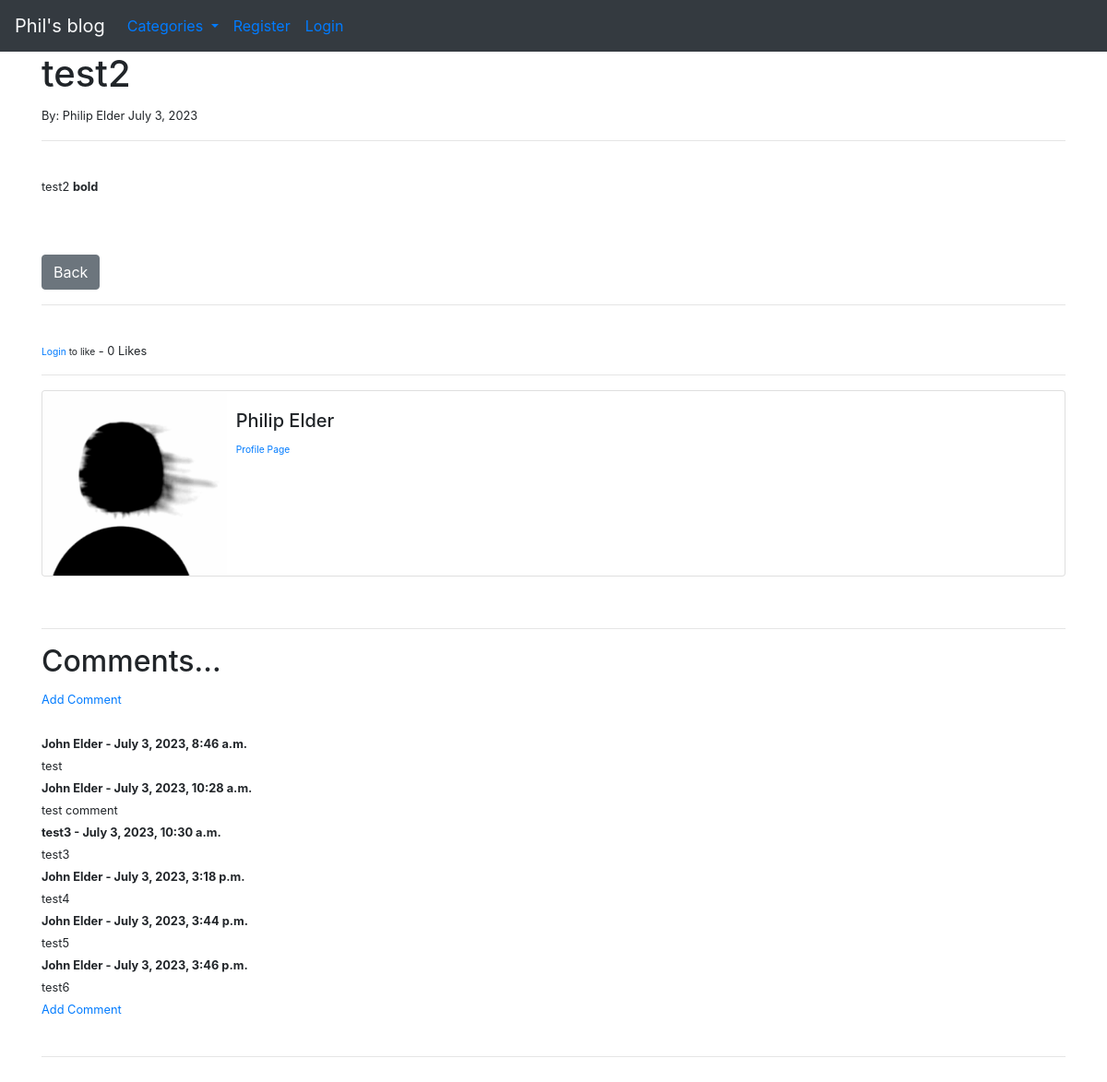
Page /article/22 on the committed database.
### theblog/models.py (models this page shows, shortened)
class Post(models.Model):
	title = models.CharField(max_length=255)
	header_image = models.ImageField(null=True, blank=True, upload_to="theblog_images/")
	title_tag = models.CharField(max_length=255, default="Here write default")
	author = models.ForeignKey(User, on_delete=models.CASCADE)
	body = RichTextField(blank=True, null=True)
	post_date = models.DateField(auto_now_add=True)   # Auto date of adding data. You need import this
	category = models.CharField(max_length=255, default='coding')
	snippet = models.CharField(max_length=255)
	likes = models.ManyToManyField(User, related_name='blog_posts')
	def total_likes(self):
		return self.likes.count()
	class Meta:
		ordering = ['-id', 'title']

class Comment(models.Model):
	post = models.ForeignKey(Post, related_name="comments", on_delete=models.CASCADE)
	name = models.CharField(max_length=255)
	body = models.TextField()
	date_added = models.DateTimeField(auto_now_add=True)

### theblog/views.py (the view)
# urls.py: path('article/<int:pk>', ArticleDetailView.as_view(), name='article-detail'),
class ArticleDetailView(DetailView):
	model = Post
	template_name = 'article_details.html'
	def get_context_data(self, *args, **kwargs):
		cat_menu = Category.objects.all()
		context = super(ArticleDetailView, self).get_context_data(*args, **kwargs)
		stuff = get_object_or_404(Post, id=self.kwargs['pk'])
		total_likes = stuff.total_likes()
		liked = False
		if stuff.likes.filter(id=self.request.user.id):
			liked = True
		context["cat_menu"] = cat_menu
		context["total_likes"] = total_likes
		context["liked"] = liked
		return context

### theblog/models.py (called while the page is built)
	def __str__(self):
		return self.name

### theblog/templates/article_details.html (shortened to what this page needs)
{% extends 'base.html' %}
{% load static %}
      {% block content %}
	<h1>{{ post.title }}</h1>
    <small>By: {{ post.author.first_name }} {{ post.author.last_name }}
        {{ post.post_date }}
    <hr>
    <br>
    {{ post.body|safe }}
    <br><br>
    <a href="{% url 'theblog_home' %}" class="btn btn-secondary">Back</a>
    <br><hr><br>
    <form action="{% url 'like_post' post.pk %}" method="POST">
{% if user.is_authenticated %}
    {% if user.id == post.author.id %}
        <b>You can't like your post</b>
        {% else %}
            {%if liked %}
            <button type="submit", name="post_id", value="{{ post.id }}", class="btn btn-danger btn-sm">Unlike</button>
            {% else %}
            <button type="submit", name="post_id", value="{{ post.id }}", class="btn btn-primary btn-sm">Like</button>
            {% endif %}
    {% endif %}
{% else %}
<small><a href="{% url 'login' %}">Login</a> to like</small>
{% endif %}
             - {{ total_likes }} Likes
    </form>
<hr>
<div class="card mb-3">
  <div class="row g-0">
    <div class="col-md-2">
      {% if post.author.profile.profile_pic %}
        <img src="{{ post.author.profile.profile_pic.url }}" width="200" class="rounded mx-auto d-block">
      {% else %}
        <img src="{% static 'theblog/images/default_profile_pic.jpeg' %}" width="200" class="rounded mx-auto d-block">
      {% endif %}
    </div>
    <div class="col-md-10">
      <div class="card-body">
        <h5 class="card-title">{{ post.author.first_name }} {{ post.author.last_name }}</h5>
          <p class="small text-muted">
          <a href="#">Profile Page</a>
</p>
      </div>
    </div>
  </div>
</div>
<br><hr>
<h2>Comments...</h2>
{% if not post.comments.all %}
	No Comments Yet... <a href="{% url 'add_comment' post.pk %}">Add One</a>
{% else %}
<a href="{% url 'add_comment' post.pk %}">Add Comment</a>
<br/><br/>
	{% for comment in post.comments.all %}
		<strong>
			{{ comment.name }} -
			{{ comment.date_added }}
		</strong>
		<br/>
		{{ comment.body }}
<br>
	{% endfor %}
<a href="{% url 'add_comment' post.pk %}">Add Comment</a>
{% endif %}
<br/><br/><hr>
		<br/><br/>
            {% endblock %}

### theblog/templates/base.html (shortened to what this page needs)
{% load static %}
<!doctype html>
<html lang="en">
  <head>
    <link rel="stylesheet" href="https://cdn.jsdelivr.net/npm/bootstrap@4.4.1/dist/css/bootstrap.min.css">
</head>
  <body>
<nav class="navbar navbar-expand-lg bg-dark">
  <a class="navbar-brand text-light" href="{% url 'theblog_home' %}">Phil's blog</a>
    <div class="navbar-nav mr-auto">
        {% if cat_menu %}
              <li class="nav-item dropdown">
        <a class="nav-link dropdown-toggle" href="#" id="navbarDropdown" role="button" data-toggle="dropdown" aria-haspopup="true" aria-expanded="false">
          Categories
        </a>
      </li>
        {% else %}
                <li class="nav-item">
            <a class="nav-link" href="{% url 'category-list' %}">Categories</a>
                </li>
        {% endif %}
              {% if user.is_authenticated %}
                <li class="nav-item">
            <a class="nav-link" href="{% url 'add_post' %}">Add post</a>
                </li>
                <li class="nav-item">
            <a class="nav-link" href="{% url 'add_category' %}">Add category</a>
                </li>
                <li class="nav-item dropdown">
        <a class="nav-link dropdown-toggle" href="#" id="navbarDropdown" role="button" data-toggle="dropdown" aria-haspopup="true" aria-expanded="false">
            Profile
          </a>
        <div class="dropdown-menu" aria-labelledby="navbarDropdown">
            <a class="dropdown-item" href="{% url 'edit_profile' %}">Edit Setting</a>
                {% if user.profile.id %}
            <a class="dropdown-item" href="{% url 'edit_profile_page' user.profile.id %}">Edit Profile Page</a>
            <a class="dropdown-item" href="{% url 'show_profile_page' user.profile.id %}">Show Profile Page</a>
                {% else %}
            <a class="dropdown-item" href="{% url 'create_profile_page' %}">Create Profile Page</a>
                {% endif %}
          </div>
        </li>
        <a class="nav-link disabled">Name: {{ user.first_name }} |</a><a class="nav-link" href="{% url 'logout' %}">Logout</a>
                      </a>
                {% else %}
                <li class="nav-item">
            <a class="nav-link" href="{% url 'theblog_register' %}">Register</a>
                </li>
                <li class="nav-item">
            <a class="nav-link" href="{% url 'login' %}">Login</a>
                </li>
                {% endif %}</ul>
</nav>
<div class="container">
      {% block content %}
      {% endblock %}
</div>
  </body>
</html>

### rows in the picture
Post: title "test2", author.first_name "Philip", author.last_name "Elder", post_date "July 3, 2023", body "test2 bold"
Comment: name "John Elder", date_added "July 3, 2023, 8:46 a.m.", body "test"
Comment: name "John Elder", date_added "July 3, 2023, 10:28 a.m.", body "test comment"
Comment: name "test3", date_added "July 3, 2023, 10:30 a.m.", body "test3"
Comment: name "John Elder", date_added "July 3, 2023, 3:18 p.m.", body "test4"
Comment: name "John Elder", date_added "July 3, 2023, 3:44 p.m.", body "test5"
Comment: name "John Elder", date_added "July 3, 2023, 3:46 p.m.", body "test6"

### other values in the picture
{{ total_likes }} "0"
